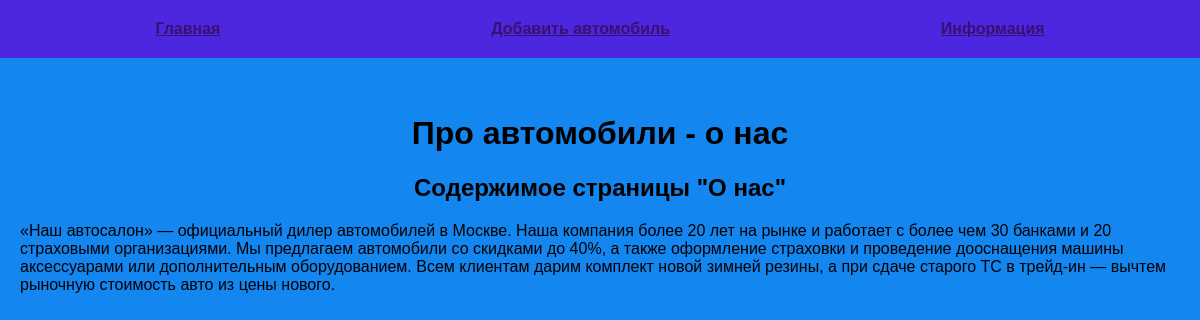
/about, run on the app's committed database.
### tables this page shows
CREATE TABLE mainmenu(
id INTEGER PRIMARY KEY AUTOINCREMENT,
title TEXT NOT NULL,
url TEXT NOT NULL
);

### flask_code.py (the view)
@app.route("/about")
def about():
    print(url_for("about"))
    db = get_db()
    dbase = FDataBase(db)
    return render_template('about.html', title="о нас", menu=dbase.get_menu())

### FDataBase.py (called while the page is built)
    def get_menu(self):
        sql = 'SELECT * FROM mainmenu'
        try:
            self.__cur.execute(sql)
            res = self.__cur.fetchall()
            if res:
                return res
        except IOError:
            print("Ошибка чтения из БД")
        return []

### flask_code.py (called while the page is built)
def connection_db():
    con = sqlite3.connect(app.config['DATABASE'])
    con.row_factory = sqlite3.Row
    return con

def get_db():
    if not hasattr(g, 'link_db'):
        g.link_db = connection_db()
    return g.link_db

### templates/about.html
{% extends 'base.html' %}
{% block content %}
{{ super() }}
<h2>Содержимое страницы "О нас"</h2>
<p>«Наш автосалон» — официальный дилер автомобилей в Москве. Наша компания более 20 лет на рынке и работает с более
    чем 30 банками и 20 страховыми организациями. Мы предлагаем автомобили со скидками до 40%, а также оформление
    страховки и проведение дооснащения машины аксессуарами или дополнительным оборудованием. Всем клиентам дарим
    комплект новой зимней резины, а при сдаче старого ТС в трейд-ин — вычтем рыночную стоимость авто
    из цены нового.</p>
{% endblock %}

### templates/base.html (shortened to what this page needs)
<!DOCTYPE html>
<html lang="en">
<head>
    <link rel="stylesheet" href="{{ url_for('static', filename='css/style.css') }}">
</head>
<body>
{% block content %}
    {% block menu %}
        <ul class="menu">
            {% for m in menu %}
            <li><a href="{{ m.url }}">{{ m.title }}</a></li>
            {% endfor %}
        </ul>
    <div class="content">
    {% endblock %}
    {% if title %}
        <h1>Про автомобили - {{ title }}</h1>
    {% else %}
        <h1>Про автомобили</h1>
    {% endif %}
{% endblock %}
    </div>
</body>
</html>

### static/css/style.css (style rules this page uses)
body { background: rgba(19, 134, 240, 0.997); margin: 0; padding: 0; font-family: Verdana, Geneva, Tahoma, sans-serif; }
.menu { display: flex; justify-content: space-around; list-style: none; background: rgb(76, 39, 223); padding: 20px; margin-top: 0; }
.content { margin: 0 auto; max-width: 1200px; padding: 20px; box-sizing: border-box; }
.menu a { font-weight: bold; color: #391171; }
ul { list-style: none; padding: 0; }
h2 { text-align: center; }
.content>h1 { text-align: center; }
a { text-align: center; }

### data on the page
mainmenu: title "Главная"
mainmenu: title "Добавить автомобиль"
mainmenu: title "Информация"

### other printed values
{{ title }} "о нас"
